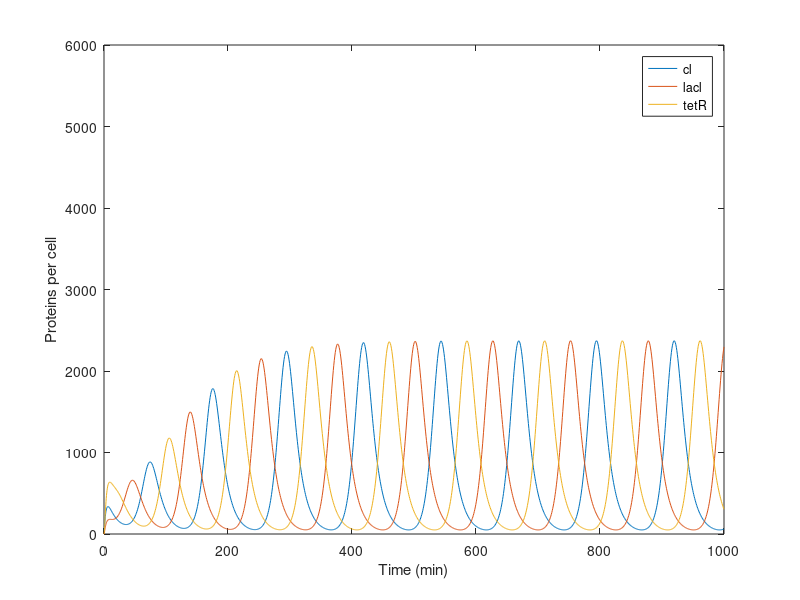

Write the MATLAB code that produced this figure.

% PARAMETERS %

tps_r = 0.0005; % promoter strength (repressed), transcripts/s
tps_a = 0.5;    % promoter strength (fully induced), transcripts/s
tauP = 10;      % half-life protein
tauM = 2;       % half-life mRNA
n = 2;          % Hill coefficient
teff = 20;      % avg. translation efficiency, proteins/transcript
Km = 40;        % number of repressors necessary to half-maximally
                % repress a promoter, monomers/cell

decayM = log(2)/tauM; % mRNA decay time
decayP = log(2)/tauP; % protein decay time
a0 = tps_r*60; % change to min
a = tps_a*60;  % change to min

beta =(decayP/decayM); % protein decay rate / mRNA decay rate
alpha = a*teff/decayP/Km; % number of protein copies per cell produced 
                          % from a given promoter type, induced
alpha0 = a0*teff/decayP/Km; % number of protein copies per cell produced 
                            % from a given promoter type, repressed
 
% SYSTEM OF ODEs %

% Box 1 gives dimensionless Eq. 
% To reproduced Fig 1.C, equations are rescaled:

%SCALING

%   time - mRNA lifetime
%   [p] - Km
%   [mRNA] - teff

sys = @(t,x)[...        % x 1-3 is m lacl, tetR, cl
                        % x 4-6 is p lacl, tetR, cl
    (-x(1)+teff*alpha/(1+(x(6)/Km)^n)+teff*alpha0)*decayM;... 
    (-x(2)+teff*alpha/(1+(x(4)/Km)^n)+teff*alpha0)*decayM;...  
    (-x(3)+teff*alpha/(1+(x(5)/Km)^n)+teff*alpha0)*decayM;...
    (-beta*(x(4)-x(1)*Km/teff))*decayM;...               
    (-beta*(x(5)-x(2)*Km/teff))*decayM;...
    (-beta*(x(6)-x(3)*Km/teff))*decayM;...
    
    ];

tspan = [0 1000]; % min
ic = [0 0 0 0 0 40]; % guessed based on figure 1c
[t,x] = ode45(sys, tspan, ic);

% PLOTTING %

figure
plot(t,x(:,[6 4 5]))
legend('cl','lacl','tetR')
ylim([0 6000])
xlim([0 1000])
ylabel('Proteins per cell')
xlabel('Time (min)')